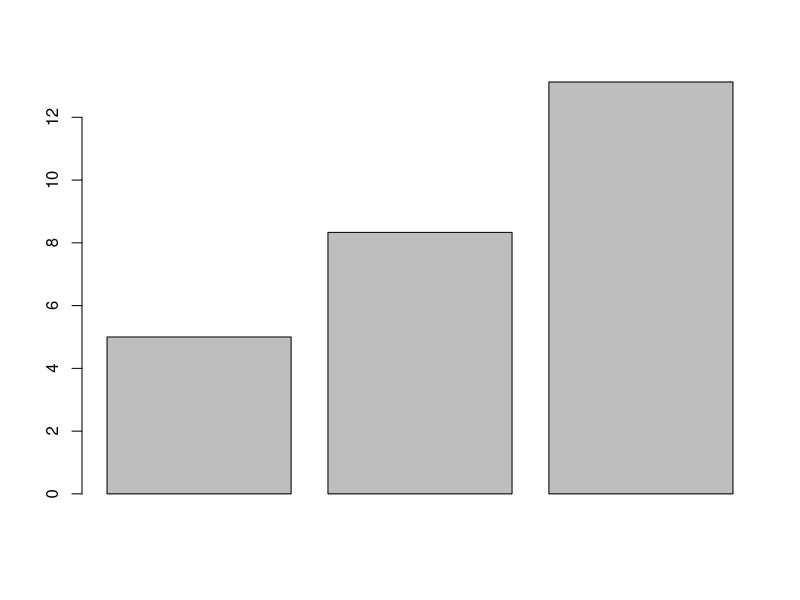
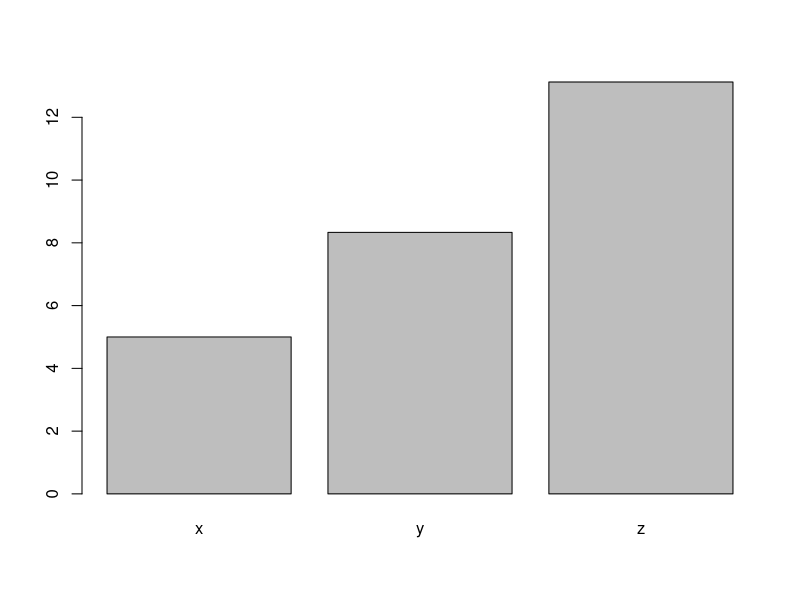
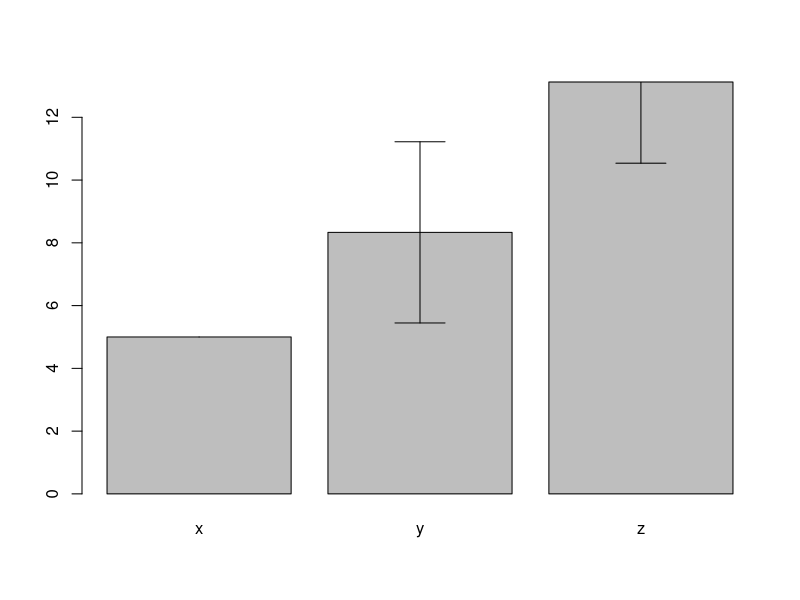
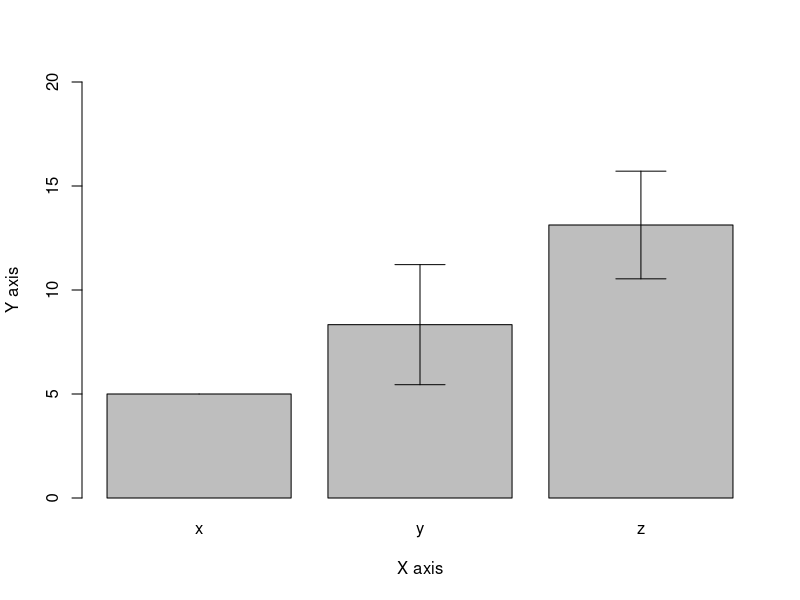
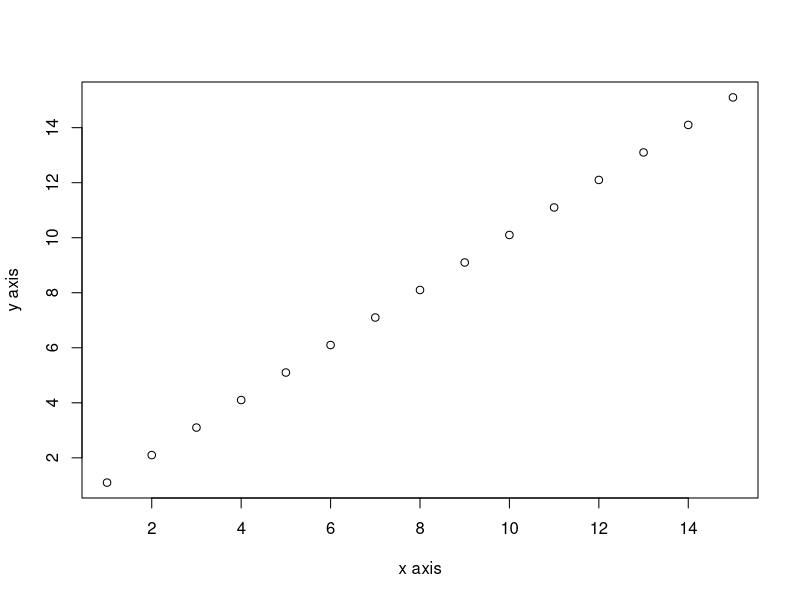
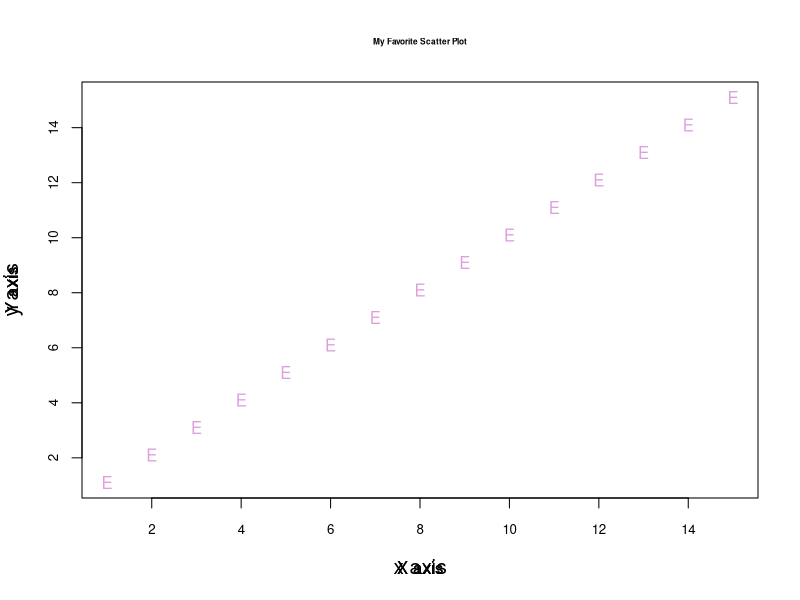

Write R code to recreate these figures, in order.
# With the data frame you created last week you will:

# Create a barplot for one numeric column, grouped by the character vector with 3 unique values
  # Add error bars with mean and standard deviation to the plot
  # Change the x and y labels and add a title
  # Export the plot as a PDF that is 4 inches wide and 7 inches tall.

# Create a scatter plot between two of your numeric columns.
  # Change the point shape and color to something NOT used in the example.
  # Change the x and y labels and add a title
  # Export the plot as a JPEG by using the "Export" button in the plotting pane.

# Upload both plots with the script used to create them to GitHub.
  # Follow the same file naming format as last week for the script.
  # Name plots as Lastname_barplot or Lastname_scatterplot. Save them to your "plots" folder.
unique.num <- c(1,2,3,4,5,6,7,8,9,10,11,12,13,14,15)
dec.num <- c(1.1,2.1,3.1,4.1,5.1,6.1,7.1,8.1,9.1,10.1,11.1,12.1,13.1,14.1,15.1)
unique.char<- c('a','b','c','d','e','f','g','h','i','j','k','l','m','n','o')
group.char <- c('x','x','x','x','y','y','y','z','z','z','z','z','z','z','z')
rep.num <- c(5,5,5,5,5,10,10,10,10,10,15,15,15,15,15)
df <- as.data.frame(cbind(unique.char,group.char,unique.num,rep.num,dec.num))
df$uniqu.num <- as.numeric(as.character(df$unique.num))
df$rep.num <- as.numeric(as.character(df$rep.num))
df <- as.data.frame(cbind(unique.char,group.char,unique.num,rep.num,dec.num))
df$unique.num <- as.numeric(as.character(df$unique.num))
df$rep.num <- as.numeric(as.character(df$rep.num))
df$dec.num <- as.numeric(as.character(df$dec.num))
df.mean <- aggregate(df$rep.num ~df$group.char, FUN = "mean")
colnames(df.mean) <- c("Factor","Mean")
barplot(df.mean$Mean)
barplot(df.mean$Mean, names.arg = df.mean$Factor)
df.sd <- aggregate(df$rep.num ~df$group.char, FUN = "sd")
colnames(df.sd) <- c("Factor","StanDev")
b.plot <- barplot(df.mean$Mean, names.arg = df.mean$Factor)
arrows(b.plot, df.mean$Mean-df.sd$StanDev,
       b.plot, df.mean$Mean+df.sd$StanDev,angle=90,code=3)
b.plot <- barplot(df.mean$Mean, names.arg = df.mean$Factor, ylim = c(0,20))
arrows(b.plot, df.mean$Mean-df.sd$StanDev,
       b.plot, df.mean$Mean+df.sd$StanDev,angle=90,code=3)
title(xlab = "X axis", ylab = "Y axis")
plot(df$dec.num ~ df$unique.num, xlab = "x axis", ylab = "y axis")
plot(df$dec.num ~ df$unique.num, xlab = "x axis", ylab = "y axis", main = "My Favorite Scatter Plot", 
     cex.axis=0.8, cex.main = 0.5, cex.lab = 1.25, pch=69, col = "plum")
colors()
title(xlab = "X axis", ylab = "Y axis")
title(xlab = "X axis", ylab = "Y axis")